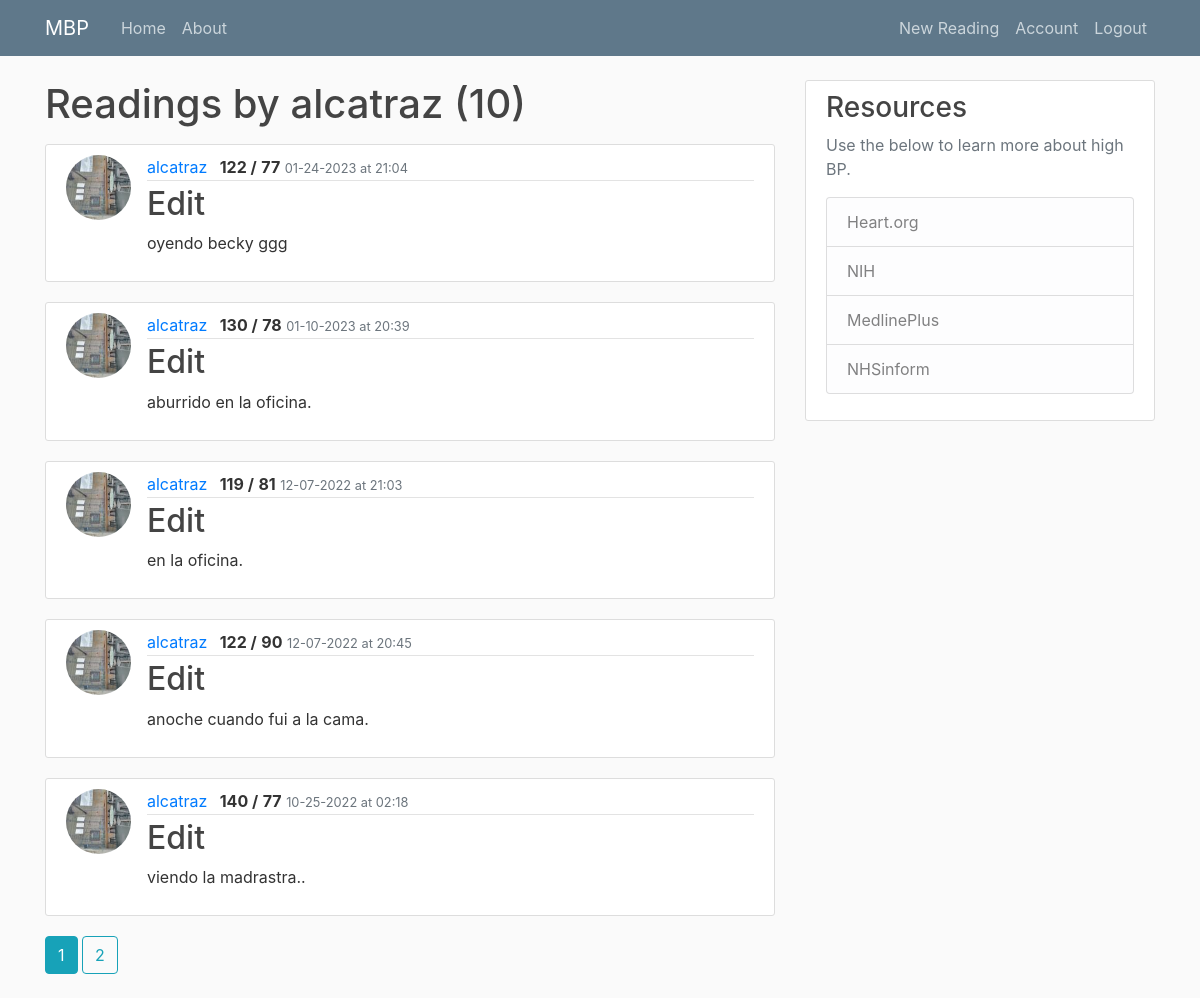
Page /user/alcatraz (signed in) on the earlier database version.
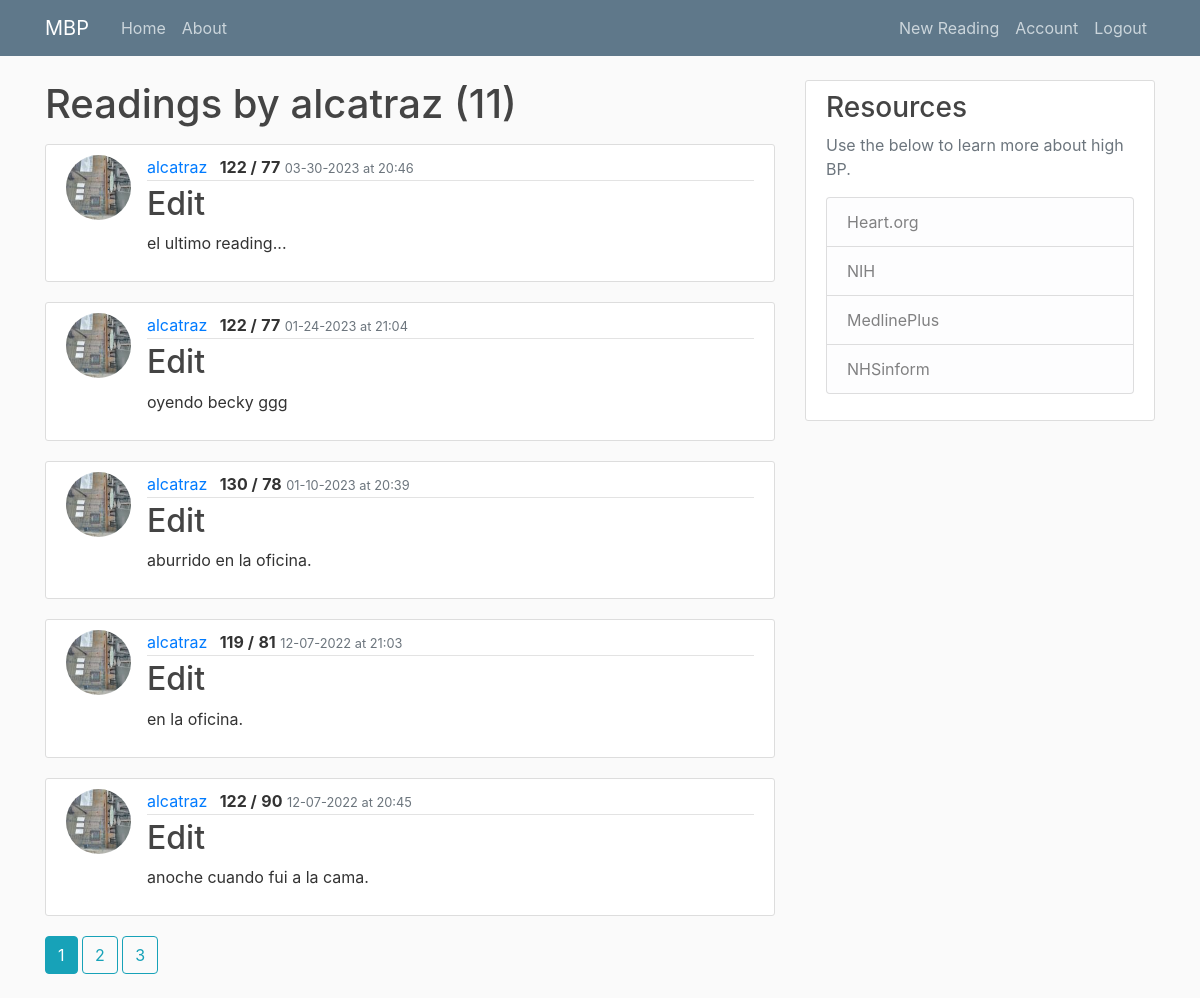
Same page on the later database version.
### mbp/models.py (models this page shows, shortened)
class User(db.Model, UserMixin):
    id = db.Column(db.Integer, primary_key=True)
    username = db.Column(db.String(20), unique=True, nullable=False)
    email = db.Column(db.String(120), unique=True, nullable=False)
    image_file = db.Column(db.String(20), nullable=False, default='default.jpg')
    password = db.Column(db.String(60), nullable=False)
    readings = db.relationship('Reading', backref='user', lazy=True)

class Reading(db.Model):
    id = db.Column(db.Integer, primary_key=True)
    sys = db.Column(db.String(3), nullable=False)
    dia = db.Column(db.String(3), nullable=False)
    notes = db.Column(db.Text, nullable=False)
    date_posted = db.Column(db.DateTime, nullable=False, default=datetime.utcnow)
    user_id = db.Column(db.Integer, db.ForeignKey('user.id'), nullable=False)

### mbp/users/routes.py (the view)
@users.route('/user/<string:username>')
@login_required
def user_readings(username):
    page = request.args.get('page', 1, type=int) #Grab the page we want. In this case page one. Set type integer as the page number.
    user = User.query.filter_by(username=username).first_or_404()
    reading = Reading.query.filter_by(user=user)\
        .order_by(Reading.date_posted.desc())\
        .paginate(page=page, per_page=5) #Show 5 readings per page. Can use http://localhost:8000/home?page=3 to navigate to pages.
    return render_template('user_readings.html', reading=reading, user=user)

### mbp/models.py (called while the page is built)
@login_manager.user_loader
def load_user(user_id):
    return User.query.get(int(user_id))

### mbp/templates/user_readings.html
{% extends "base.html" %}
{% block content %}
    <h1 class="mb-3">Readings by {{ user.username }} ({{ reading.total }})</h1>
    {% for reading in reading.items %}
    <article class="media content-section">
      <img class="rounded-circle article-img" src="{{ url_for('static', filename='profile_pics/' + reading.user.image_file) }}" />
      <div class="media-body">
        <div class="article-metadata">
          <a class="mr-2" href="{{ url_for('users.user_readings', username=reading.user.username) }}">{{ reading.user.username }}</a>
          <text class="font-weight-bold">{{ reading.sys }} /</text>
          <text class="font-weight-bold">{{ reading.dia}}</text>
          <small class="text-muted">{{ reading.date_posted.strftime('%m-%d-%Y at %H:%M') }}</small>
        </div>
        <h2><a class="article-title" href="{{ url_for('readings.reading', reading_id=reading.id) }}">Edit</a></h2>
          <p class="article-content">{{ reading.notes }}</p>
      </div>
    </article>
    {% endfor %}
    {% for page_num in reading.iter_pages(left_edge=1, right_edge=1, left_current=1, right_current=2) %}
      {% if page_num %}
        {% if reading.page == page_num %}
          <a class="btn btn-info mb-4" href="{{ url_for('users.user_readings', username=user.username, page=page_num) }}">{{ page_num }}</a>
        {% else %}
          <a class="btn btn-outline-info mb-4" href="{{ url_for('users.user_readings', username=user.username, page=page_num) }}">{{ page_num }}</a>
        {% endif %}
      {% else %}
        ...
      {% endif %}
    {% endfor %}
{% endblock content %}

### mbp/templates/base.html (shortened to what this page needs)
<!DOCTYPE html>
<html>
<head>
    <link rel="stylesheet" href="https://maxcdn.bootstrapcdn.com/bootstrap/4.0.0/css/bootstrap.min.css">
    <link rel="stylesheet" type="text/css" href="{{ url_for('static', filename='css/main.css') }}">
</head>
<body>
  <header class="site-header">
<nav class="navbar navbar-expand-md navbar-dark bg-steel fixed-top">
  <div class="container">
    <a class="navbar-brand mr-4" href="/">MBP</a>
    <div class="collapse navbar-collapse" id="navbarToggle">
      <div class="navbar-nav mr-auto">
        <a class="nav-item nav-link" href="/">Home</a>
        <a class="nav-item nav-link" href="/about">About</a>
      </div>
      <div class="navbar-nav">
        {% if current_user.is_authenticated %}
        <a class="nav-item nav-link" href="{{ url_for('readings.new_reading') }}">New Reading</a>
          <a class="nav-item nav-link" href="{{ url_for('users.account') }}">Account</a>
          <a class="nav-item nav-link" href="{{ url_for('users.logout') }}">Logout</a>
        {% else %}
          <a class="nav-item nav-link" href="{{ url_for('users.login') }}">Login</a>
          <a class="nav-item nav-link" href="{{ url_for('users.register') }}">Register</a>
        {% endif %}
      </div>
    </div>
  </div>
</nav>
</header>
      <main role="main" class="container">
        <div class="row">
          <div class="col-md-8">
            {% block content %}{% endblock %}
          </div>
          <div class="col-md-4">
            <div class="content-section">
              <h3>Resources</h3>
              <p class='text-muted'>Use the below to learn more about high BP.
                <ul class="list-group">
                  <a li class="list-group-item list-group-item-light" href="https://www.heart.org/en/health-topics/high-blood-pressure" target="_blank">Heart.org</li></a>
                  <a li class="list-group-item list-group-item-light" href="https://www.nhlbi.nih.gov/health/high-blood-pressure" target="_blank">NIH</li></a>
                  <a li class="list-group-item list-group-item-light" href="https://medlineplus.gov/highbloodpressure.html" target="_blank">MedlinePlus</li></a>
                  <a li class="list-group-item list-group-item-light" href="https://www.nhsinform.scot/illnesses-and-conditions/heart-and-blood-vessels/conditions/high-blood-pressure-hypertension" target="_blank">NHSinform</li></a>
                </ul>
              </p>
            </div>
          </div>
        </div>
      </main>
</body>
</html>

### mbp/static/css/main.css (style rules this page uses)
body { background: #fafafa; color: #333333; margin-top: 5rem; }
h1, h2, h3, h4, h5, h6 { color: #444444; }
.bg-steel { background-color: #5f788a; }
.site-header .navbar-nav .nav-link { color: #cbd5db; }
.content-section { background: #ffffff; padding: 10px 20px; border: 1px solid #dddddd; border-radius: 3px; margin-bottom: 20px; }
.article-title { color: #444444; }
.article-content { white-space: pre-line; }
.article-img { height: 65px; width: 65px; margin-right: 16px; }
.article-metadata { padding-bottom: 1px; margin-bottom: 4px; border-bottom: 1px solid #e3e3e3 }

Differences in the rows shown:
no longer on this page (row unchanged): Reading: image_file (picture), user.username "alcatraz", sys "140", dia "77", date_posted "10-25-2022 at 02:18", notes "viendo la madrastra.."
added Reading: image_file (picture), user.username "alcatraz", sys "122", dia "77", date_posted "03-30-2023 at 20:46", notes "el ultimo reading..."
Other differences:
{{ reading.total }}: "10" → "11"
new list line: "3"
